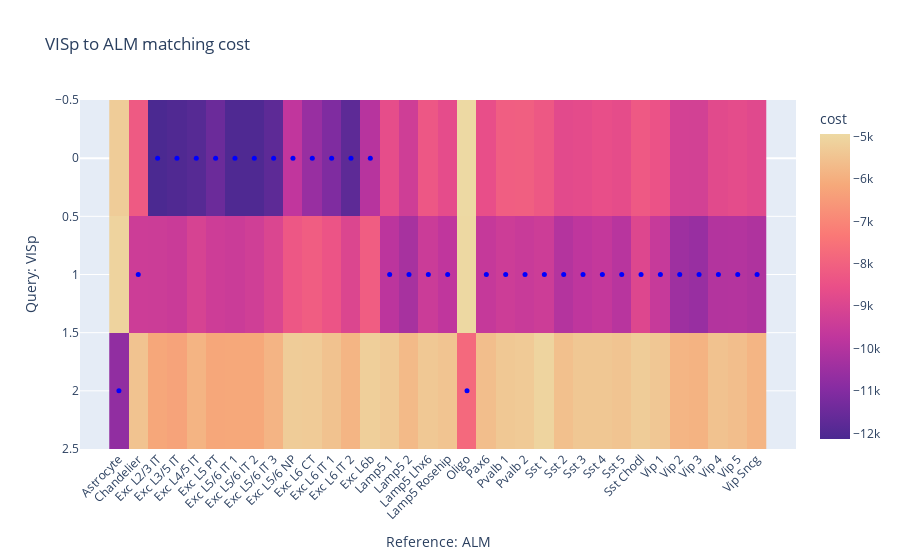

Notebook source saved alongside this figure:
### Markdown cell above
Conversely, let us now map from coars to granular annotations.

### Code cell
# ensure we allow the query clusters to "split" without restriction
rcm = RefCM(numItermax=1e7, max_splits=-1)
m = rcm.annotate(visp, 'VISp', alm, 'ALM', 'labels34', 'labels3')
m.display_matching_costs()

### Figure 1 — Plotly figure (JSON) as saved in the notebook; plotly's stock layout.template omitted (floating-point values rounded to 4 significant figures)
{"data": [{"coloraxis": "coloraxis", "hovertemplate": "Reference: ALM: %{x}<br>Query: VISp: %{y}<br>cost: %{z}<extra></extra>", "name": "0", "type": "heatmap", "x": ["Astrocyte", "Chandelier", "Exc L2/3 IT", "Exc L3/5 IT", "Exc L4/5 IT", "Exc L5 PT", "Exc L5/6 IT 1", "Exc L5/6 IT 2", "Exc L5/6 IT 3", "Exc L5/6 NP", "Exc L6 CT", "Exc L6 IT 1", "Exc L6 IT 2", "Exc L6b", "Lamp5 1", "Lamp5 2", "Lamp5 Lhx6", "Lamp5 Rosehip", "Oligo", "Pax6", "Pvalb 1", "Pvalb 2", "Sst 1", "Sst 2", "Sst 3", "Sst 4", "Sst 5", "Sst Chodl", "Vip 1", "Vip 2", "Vip 3", "Vip 4", "Vip 5", "Vip Sncg"], "xaxis": "x", "y": [0, 1, 2], "yaxis": "y", "z": [[-5260.0, -8229.0, -12130.0, -12040.0, -11910.0, -11500.0, -12050.0, -12060.0, -11770.0, -9718.0, -10590.0, -11090.0, -11760.0, -9923.0, -8650.0, -9349.0, -8315.0, -8685.0, -4941.0, -8608.0, -8107.0, -8079.0, -8286.0, -8762.0, -8714.0, -8587.0, -8676.0, -8254.0, -8457.0, -9204.0, -9226.0, -8788.0, -8699.0, -8811.0], [-5099.0, -9386.0, -9417.0, -9477.0, -9108.0, -9377.0, -9453.0, -9316.0, -8988.0, -8311.0, -8121.0, -8383.0, -8955.0, -8120.0, -9810.0, -10260.0, -9444.0, -9737.0, -4965.0, -9583.0, -9398.0, -9516.0, -9385.0, -9998.0, -9754.0, -9629.0, -9909.0, -8905.0, -9563.0, -10450.0, -10580.0, -10020.0, -9980.0, -10090.0], [-10730.0, -5486.0, -6180.0, -6281.0, -5875.0, -6183.0, -6176.0, -6162.0, -5855.0, -5270.0, -5298.0, -5519.0, -5833.0, -5190.0, -5309.0, -5723.0, -5375.0, -5477.0, -7776.0, -5621.0, -5371.0, -5315.0, -5063.0, -5576.0, -5402.0, -5398.0, -5468.0, -5274.0, -5379.0, -5838.0, -5898.0, -5526.0, -5608.0, -5837.0]]}, {"hovertemplate": "%{y} -> %{x}", "marker": {"color": ["blue", "blue", "blue", "blue", "blue", "blue", "blue", "blue", "blue", "blue", "blue", "blue", "blue", "blue", "blue", "blue", "blue", "blue", "blue", "blue", "blue", "blue", "blue", "blue", "blue", "blue", "blue", "blue", "blue", "blue", "blue", "blue", "blue", "blue"], "size": 5}, "mode": "markers", "name": "", "type": "scatter", "x": ["Exc L2/3 IT", "Exc L3/5 IT", "Exc L4/5 IT", "Exc L5 PT", "Exc L5/6 IT 1", "Exc L5/6 IT 2", "Exc L5/6 IT 3", "Exc L5/6 NP", "Exc L6 CT", "Exc L6 IT 1", "Exc L6 IT 2", "Exc L6b", "Chandelier", "Lamp5 1", "Lamp5 2", "Lamp5 Lhx6", "Lamp5 Rosehip", "Pax6", "Pvalb 1", "Pvalb 2", "Sst 1", "Sst 2", "Sst 3", "Sst 4", "Sst 5", "Sst Chodl", "Vip 1", "Vip 2", "Vip 3", "Vip 4", "Vip 5", "Vip Sncg", "Astrocyte", "Oligo"], "y": [0, 0, 0, 0, 0, 0, 0, 0, 0, 0, 0, 0, 1, 1, 1, 1, 1, 1, 1, 1, 1, 1, 1, 1, 1, 1, 1, 1, 1, 1, 1, 1, 2, 2]}], "layout": {"coloraxis": {"colorbar": {"title": {"text": "cost"}}, "colorscale": [[0, "rgb(75, 41, 145)"], [0.1667, "rgb(135, 44, 162)"], [0.3333, "rgb(192, 54, 157)"], [0.5, "rgb(234, 79, 136)"], [0.6667, "rgb(250, 120, 118)"], [0.8333, "rgb(246, 169, 122)"], [1, "rgb(237, 217, 163)"]]}, "title": {"text": "VISp to ALM matching cost"}, "xaxis": {"anchor": "y", "constrain": "domain", "domain": [0, 1], "scaleanchor": "y", "tickangle": -45, "title": {"text": "Reference: ALM"}}, "yaxis": {"anchor": "x", "autorange": "reversed", "constrain": "domain", "domain": [0, 1], "title": {"text": "Query: VISp"}}}}
